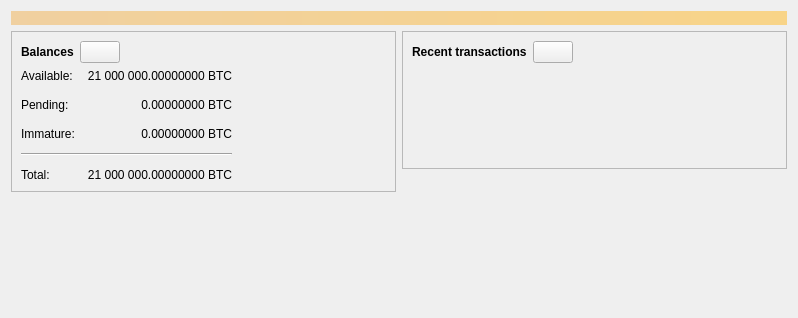
<?xml version="1.0" encoding="UTF-8"?>
<ui version="4.0">
 <class>OverviewPage</class>
 <widget class="QWidget" name="OverviewPage">
  <property name="geometry">
   <rect>
    <x>0</x>
    <y>0</y>
    <width>798</width>
    <height>318</height>
   </rect>
  </property>
  <property name="windowTitle">
   <string>Form</string>
  </property>
  <layout class="QVBoxLayout" name="topLayout">
   <item>
    <widget class="QLabel" name="labelAlerts">
     <property name="visible">
      <bool>false</bool>
     </property>
     <property name="styleSheet">
      <string notr="true">QLabel { background-color: qlineargradient(x1: 0, y1: 0, x2: 1, y2: 0, stop:0 #F0D0A0, stop:1 #F8D488); color:#000000; }</string>
     </property>
     <property name="wordWrap">
      <bool>true</bool>
     </property>
     <property name="margin">
      <number>3</number>
     </property>
     <property name="textInteractionFlags">
      <set>Qt::TextSelectableByMouse</set>
     </property>
    </widget>
   </item>
   <item>
    <layout class="QHBoxLayout" name="horizontalLayout" stretch="1,1">
     <item>
      <layout class="QVBoxLayout" name="verticalLayout_2">
       <item>
        <widget class="QFrame" name="frame">
         <property name="frameShape">
          <enum>QFrame::StyledPanel</enum>
         </property>
         <property name="frameShadow">
          <enum>QFrame::Raised</enum>
         </property>
         <layout class="QVBoxLayout" name="verticalLayout_4">
          <item>
           <layout class="QHBoxLayout" name="horizontalLayout_4">
            <item>
             <widget class="QLabel" name="label_5">
              <property name="font">
               <font>
                <weight>75</weight>
                <bold>true</bold>
               </font>
              </property>
              <property name="text">
               <string>Balances</string>
              </property>
             </widget>
            </item>
            <item>
             <widget class="QPushButton" name="labelWalletStatus">
              <property name="enabled">
               <bool>true</bool>
              </property>
              <property name="maximumSize">
               <size>
                <width>45</width>
                <height>16777215</height>
               </size>
              </property>
              <property name="toolTip">
               <string>The displayed information may be out of date. Your wallet automatically synchronizes with the Aix network after a connection is established, but this process has not completed yet.</string>
              </property>
              <property name="text">
               <string/>
              </property>
              <property name="icon">
               <iconset resource="../aix.qrc">
                <normaloff>:/icons/warning</normaloff>
                <disabledoff>:/icons/warning</disabledoff>:/icons/warning</iconset>
              </property>
              <property name="iconSize">
               <size>
                <width>24</width>
                <height>24</height>
               </size>
              </property>
             </widget>
            </item>
            <item>
             <spacer name="horizontalSpacer_3">
              <property name="orientation">
               <enum>Qt::Horizontal</enum>
              </property>
              <property name="sizeHint" stdset="0">
               <size>
                <width>40</width>
                <height>20</height>
               </size>
              </property>
             </spacer>
            </item>
           </layout>
          </item>
          <item>
           <layout class="QGridLayout" name="gridLayout">
            <property name="spacing">
             <number>12</number>
            </property>
            <item row="1" column="1">
             <widget class="QLabel" name="labelUnconfirmed">
              <property name="cursor">
               <cursorShape>IBeamCursor</cursorShape>
              </property>
              <property name="toolTip">
               <string>Total of transactions that have yet to be confirmed, and do not yet count toward the spendable balance</string>
              </property>
              <property name="text">
               <string notr="true">0.00000000 BTC</string>
              </property>
              <property name="alignment">
               <set>Qt::AlignRight|Qt::AlignTrailing|Qt::AlignVCenter</set>
              </property>
              <property name="textInteractionFlags">
               <set>Qt::LinksAccessibleByMouse|Qt::TextSelectableByKeyboard|Qt::TextSelectableByMouse</set>
              </property>
             </widget>
            </item>
            <item row="3" column="0" colspan="2">
             <widget class="Line" name="line">
              <property name="orientation">
               <enum>Qt::Horizontal</enum>
              </property>
             </widget>
            </item>
            <item row="4" column="0">
             <widget class="QLabel" name="labelTotalText">
              <property name="text">
               <string>Total:</string>
              </property>
             </widget>
            </item>
            <item row="2" column="1">
             <widget class="QLabel" name="labelImmature">
              <property name="cursor">
               <cursorShape>IBeamCursor</cursorShape>
              </property>
              <property name="toolTip">
               <string>Mined balance that has not yet matured</string>
              </property>
              <property name="text">
               <string notr="true">0.00000000 BTC</string>
              </property>
              <property name="alignment">
               <set>Qt::AlignRight|Qt::AlignTrailing|Qt::AlignVCenter</set>
              </property>
              <property name="textInteractionFlags">
               <set>Qt::LinksAccessibleByMouse|Qt::TextSelectableByKeyboard|Qt::TextSelectableByMouse</set>
              </property>
             </widget>
            </item>
            <item row="1" column="2">
             <spacer name="horizontalSpacer_2">
              <property name="orientation">
               <enum>Qt::Horizontal</enum>
              </property>
              <property name="sizeHint" stdset="0">
               <size>
                <width>40</width>
                <height>20</height>
               </size>
              </property>
             </spacer>
            </item>
            <item row="2" column="0">
             <widget class="QLabel" name="labelImmatureText">
              <property name="text">
               <string>Immature:</string>
              </property>
             </widget>
            </item>
            <item row="4" column="1">
             <widget class="QLabel" name="labelTotal">
              <property name="cursor">
               <cursorShape>IBeamCursor</cursorShape>
              </property>
              <property name="toolTip">
               <string>Your current total balance</string>
              </property>
              <property name="text">
               <string notr="true">21 000 000.00000000 BTC</string>
              </property>
              <property name="alignment">
               <set>Qt::AlignRight|Qt::AlignTrailing|Qt::AlignVCenter</set>
              </property>
              <property name="textInteractionFlags">
               <set>Qt::LinksAccessibleByMouse|Qt::TextSelectableByKeyboard|Qt::TextSelectableByMouse</set>
              </property>
             </widget>
            </item>
            <item row="0" column="0">
             <widget class="QLabel" name="labelBalanceText">
              <property name="text">
               <string>Available:</string>
              </property>
             </widget>
            </item>
            <item row="0" column="1">
             <widget class="QLabel" name="labelBalance">
              <property name="cursor">
               <cursorShape>IBeamCursor</cursorShape>
              </property>
              <property name="toolTip">
               <string>Your current spendable balance</string>
              </property>
              <property name="text">
               <string notr="true">21 000 000.00000000 BTC</string>
              </property>
              <property name="alignment">
               <set>Qt::AlignRight|Qt::AlignTrailing|Qt::AlignVCenter</set>
              </property>
              <property name="textInteractionFlags">
               <set>Qt::LinksAccessibleByMouse|Qt::TextSelectableByKeyboard|Qt::TextSelectableByMouse</set>
              </property>
             </widget>
            </item>
            <item row="1" column="0">
             <widget class="QLabel" name="labelPendingText">
              <property name="text">
               <string>Pending:</string>
              </property>
             </widget>
            </item>
           </layout>
          </item>
         </layout>
        </widget>
       </item>
       <item>
        <spacer name="verticalSpacer">
         <property name="orientation">
          <enum>Qt::Vertical</enum>
         </property>
         <property name="sizeHint" stdset="0">
          <size>
           <width>20</width>
           <height>40</height>
          </size>
         </property>
        </spacer>
       </item>
      </layout>
     </item>
     <item>
      <layout class="QVBoxLayout" name="verticalLayout_3">
       <item>
        <widget class="QFrame" name="frame_2">
         <property name="frameShape">
          <enum>QFrame::StyledPanel</enum>
         </property>
         <property name="frameShadow">
          <enum>QFrame::Raised</enum>
         </property>
         <layout class="QVBoxLayout" name="verticalLayout">
          <item>
           <layout class="QHBoxLayout" name="horizontalLayout_2">
            <item>
             <widget class="QLabel" name="label_4">
              <property name="font">
               <font>
                <weight>75</weight>
                <bold>true</bold>
               </font>
              </property>
              <property name="text">
               <string>Recent transactions</string>
              </property>
             </widget>
            </item>
            <item>
             <widget class="QPushButton" name="labelTransactionsStatus">
              <property name="enabled">
               <bool>true</bool>
              </property>
              <property name="maximumSize">
               <size>
                <width>45</width>
                <height>16777215</height>
               </size>
              </property>
              <property name="toolTip">
               <string>The displayed information may be out of date. Your wallet automatically synchronizes with the Aix network after a connection is established, but this process has not completed yet.</string>
              </property>
              <property name="text">
               <string/>
              </property>
              <property name="icon">
               <iconset resource="../aix.qrc">
                <normaloff>:/icons/warning</normaloff>
                <disabledoff>:/icons/warning</disabledoff>:/icons/warning</iconset>
              </property>
              <property name="iconSize">
               <size>
                <width>24</width>
                <height>24</height>
               </size>
              </property>
             </widget>
            </item>
            <item>
             <spacer name="horizontalSpacer">
              <property name="orientation">
               <enum>Qt::Horizontal</enum>
              </property>
              <property name="sizeHint" stdset="0">
               <size>
                <width>40</width>
                <height>20</height>
               </size>
              </property>
             </spacer>
            </item>
           </layout>
          </item>
          <item>
           <widget class="TransactionOverviewWidget" name="listTransactions">
            <property name="styleSheet">
             <string notr="true">QListView { background: transparent; }</string>
            </property>
            <property name="frameShape">
             <enum>QFrame::NoFrame</enum>
            </property>
            <property name="verticalScrollBarPolicy">
             <enum>Qt::ScrollBarAlwaysOff</enum>
            </property>
            <property name="horizontalScrollBarPolicy">
             <enum>Qt::ScrollBarAlwaysOff</enum>
            </property>
            <property name="sizeAdjustPolicy">
             <enum>QAbstractScrollArea::AdjustToContents</enum>
            </property>
            <property name="selectionMode">
             <enum>QAbstractItemView::NoSelection</enum>
            </property>
            <property name="uniformItemSizes">
             <bool>true</bool>
            </property>
           </widget>
          </item>
         </layout>
        </widget>
       </item>
       <item>
        <spacer name="verticalSpacer_2">
         <property name="orientation">
          <enum>Qt::Vertical</enum>
         </property>
         <property name="sizeHint" stdset="0">
          <size>
           <width>20</width>
           <height>40</height>
          </size>
         </property>
        </spacer>
       </item>
      </layout>
     </item>
    </layout>
   </item>
  </layout>
 </widget>
 <customwidgets>
  <customwidget>
   <class>TransactionOverviewWidget</class>
   <extends>QListView</extends>
   <header>qt/transactionoverviewwidget.h</header>
  </customwidget>
 </customwidgets>
 <resources/>
 <connections/>
</ui>
